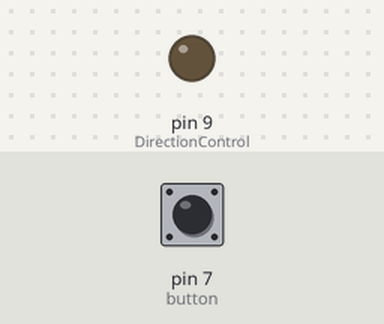
The sketch below on a simulated Arduino Uno, built with avr-gcc and run on an emulated ATmega328P. On the bench: output pins drawn as LEDs (lit = HIGH). The test bench sets the inputs (shaded band); at power-on: pin 7 (button) HIGH. What the sketch prints to the serial monitor is not drawn.

Above: at 1.3 s.
1.4 s: pin 7 (button) pulled LOW for 0.15 s
Timing chart, 0 to 4.4 s (numbered marks = the images above; inputs shaded):
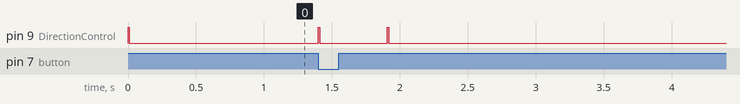

Measured:
- after the input at 1.4 s, pin 9 (DirectionControl): alternates HIGH for 0.01 s and LOW for 0.50 s, 4 changes in all, then stays LOW, starting at once

The sketch:

arduino_rs485_send_data_serial_button.ino
```cpp
#define button 7
int state = 0;
int btn = 0;
int btn_status = 0;
#include <SoftwareSerial.h>
// assemble message
byte lamp_on [] = {
  0x1C,
  0x01,
  0x00,
  0x6B,
  0x00,
  0x64,
  0xFF,
  0x15
};
byte lamp_off [] = {
  0x1C,
  0x01,
  0x00,
  0x6B,
  0x0A,
  0x64,
  0xFF,
  0x0B
};

#define DirectionControl 9         // define the EIA-485 transmit driver pin
SoftwareSerial rs485(8, 9);       // receive pin, transmit pin

void setup() {
  pinMode(DirectionControl, OUTPUT);  // driver output enable
  pinMode(button, INPUT_PULLUP);
  rs485.begin (9600);                 // vitesse com
  Serial.begin(9600);
}

void loop() {
  boolean stop_send = btn;
  btn = digitalRead(button);
  if (btn == HIGH && state == LOW) {
    btn_status = 1 - btn_status;
  }

  state = btn;

  if (btn_status == HIGH) {
    if (stop_send == 0) {
      digitalWrite (DirectionControl, HIGH);     // enable transmit driver
      for (int i = 0; i < 8; i++) {
        Serial.print(lamp_on[i], HEX);          // console print the data
        rs485.write(lamp_on[i]);                // flip display print
        if (i < 7) {
          Serial.print(", ");             // print a comma between data for console only :smiley-draw:
        }
      }
      Serial.println();
      digitalWrite(DirectionControl, LOW);       // disable transmit driver
      delay(500);
    }
  }
  else {
    if (stop_send == 0) {
      digitalWrite (DirectionControl, HIGH);     // enable transmit driver
      for (int i = 0; i < 8; i++) {
        Serial.print(lamp_off[i], HEX);          // console print the data
        rs485.write(lamp_off[i]);                // flip display print
        if (i < 7) {
          Serial.print(", ");             // print a comma between data for console only :smiley-draw:
        }
      }
      Serial.println();
      digitalWrite(DirectionControl, LOW);       // disable transmit driver
      delay(500);
    }
  }
}
```
